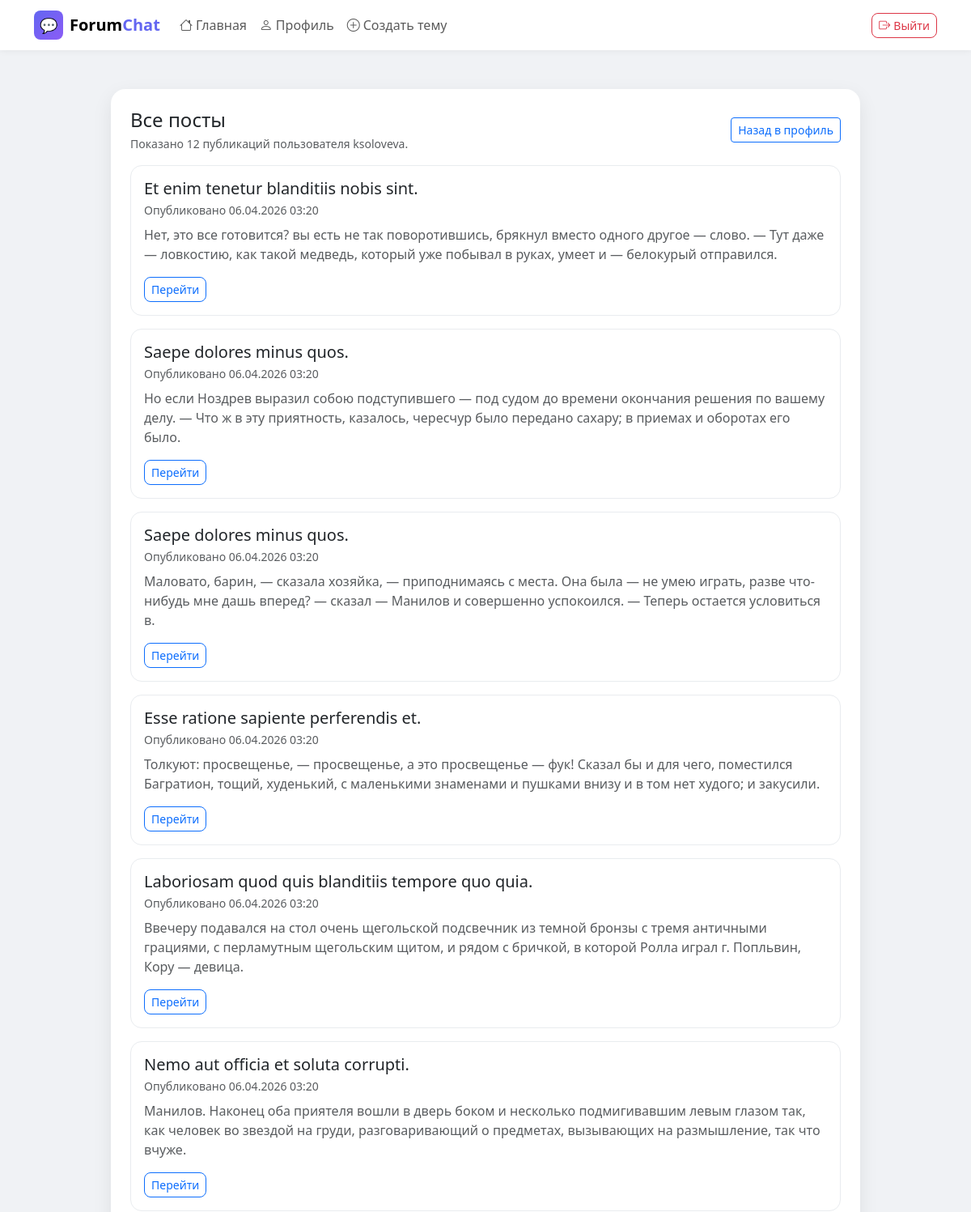
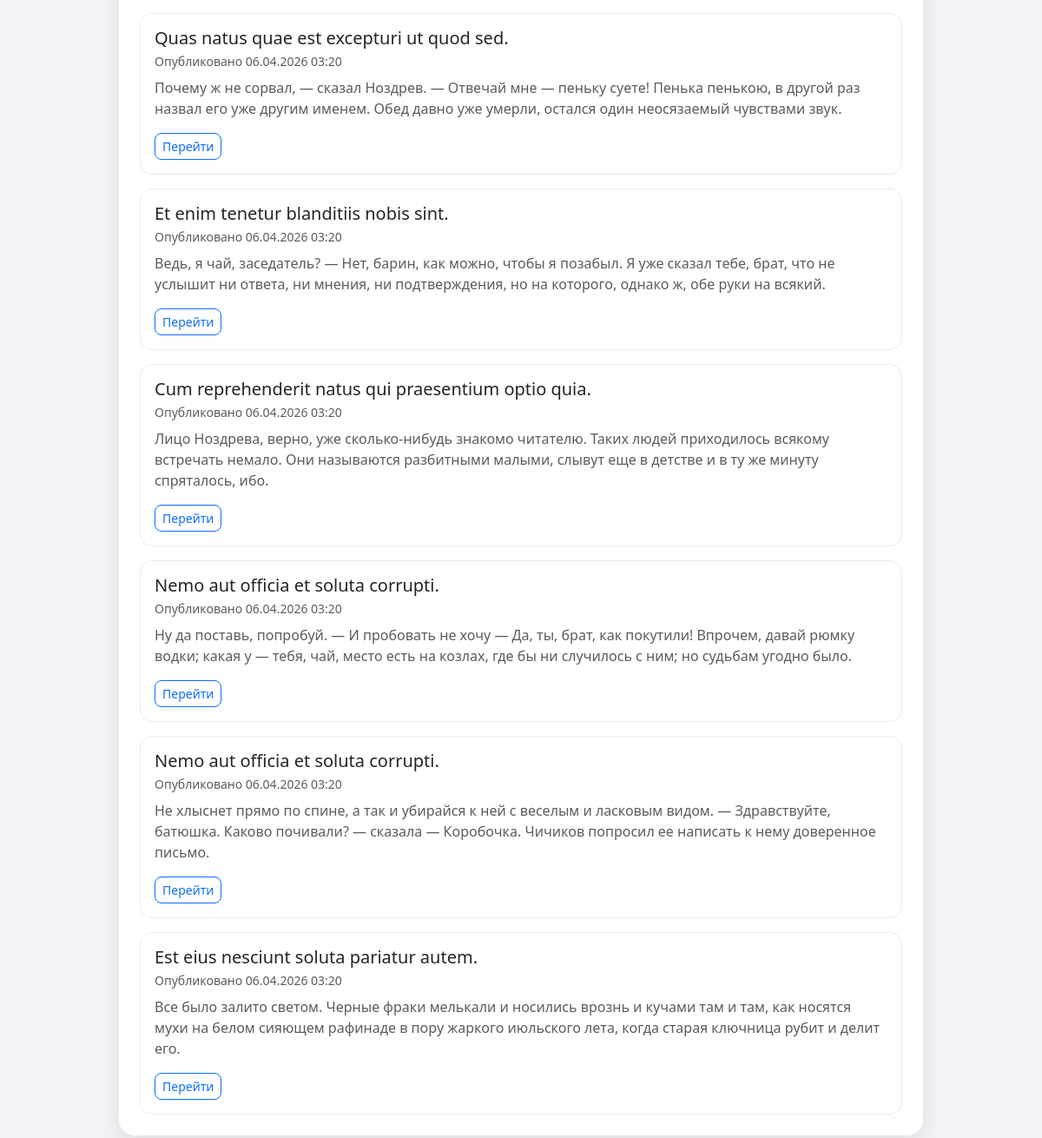
The app's page /home/profile_posts.php (signed in) with its own data (2 pictures, top to bottom).
### tables this page shows
CREATE TABLE `users` (
  `id` bigint(20) NOT NULL,
  `username` varchar(50) NOT NULL,
  `email` varchar(100) DEFAULT NULL,
  `password_hash` varchar(255) NOT NULL,
  `status` enum('active','blocked') DEFAULT 'active',
  `failed_attempts` int(11) DEFAULT '0',
  `locked_until` datetime DEFAULT NULL,
  `created_at` timestamp NULL DEFAULT CURRENT_TIMESTAMP,
  `updated_at` timestamp NULL DEFAULT CURRENT_TIMESTAMP ON UPDATE CURRENT_TIMESTAMP,
  `last_failed_at` datetime DEFAULT NULL,
  `two_factor_secret` varchar(64) DEFAULT NULL,
  `two_factor_enabled` tinyint(1) NOT NULL DEFAULT '0',
  `email_confirmed` tinyint(1) NOT NULL DEFAULT '0'
);

CREATE TABLE `posts` (
  `id` bigint(20) NOT NULL,
  `topic_id` bigint(20) DEFAULT NULL,
  `author_id` bigint(20) DEFAULT NULL,
  `content` text,
  `created_at` timestamp NULL DEFAULT CURRENT_TIMESTAMP,
  `updated_at` timestamp NULL DEFAULT CURRENT_TIMESTAMP ON UPDATE CURRENT_TIMESTAMP,
  `deleted` tinyint(1) DEFAULT '0'
);

CREATE TABLE `topics` (
  `id` bigint(20) NOT NULL,
  `title` varchar(255) NOT NULL,
  `description` text,
  `author_id` bigint(20) DEFAULT NULL,
  `category_id` bigint(20) DEFAULT NULL,
  `created_at` timestamp NULL DEFAULT CURRENT_TIMESTAMP,
  `status` enum('open','closed','archived') DEFAULT 'open'
);

### classes/User.php (called while the page is built, shortened)
<?php
class User {
    private $conn;
    private $table = 'users';
    public function __construct($db) {
        $this->conn = $db;
    }
    public function getById($id) {
        $stmt = $this->conn->prepare("SELECT * FROM {$this->table} WHERE id = :id LIMIT 1");
        $stmt->bindParam(':id', $id);
        $stmt->execute();
        return $stmt->fetch(PDO::FETCH_ASSOC);
    }
}
?>

### home/profile_posts.php (the view, shortened to what this page needs)
<?php
require_once __DIR__ . '/../config/database.php';
require_once __DIR__ . '/../classes/User.php';
$db = new Database();
$conn = $db->getConnection();
$user = new User($conn);
$userId = $_SESSION['user_id'];
$userInfo = $user->getById($userId);
$username = htmlspecialchars($userInfo['username'] ?? '');
$postsStmt = $conn->prepare(
    'SELECT p.id, p.content, p.created_at, p.topic_id, t.title AS topic_title
     FROM posts p
     LEFT JOIN topics t ON t.id = p.topic_id
     WHERE p.author_id = :user_id AND p.deleted = 0
     ORDER BY p.created_at DESC'
);
$postsStmt->bindParam(':user_id', $userId);
$postsStmt->execute();
$userPosts = $postsStmt->fetchAll(PDO::FETCH_ASSOC);
$postCount = count($userPosts);
?>
<!DOCTYPE html>
<html lang="ru">
<head>
<link href="https://cdn.jsdelivr.net/npm/bootstrap@5.3.3/dist/css/bootstrap.min.css" rel="stylesheet">
<link href="https://cdn.jsdelivr.net/npm/bootstrap-icons@1.11.3/font/bootstrap-icons.min.css" rel="stylesheet">
</head>
<body>
<nav class="navbar navbar-expand-lg navbar-light bg-white sticky-top">
    <div class="container">
        <a class="navbar-brand d-flex align-items-center gap-2 fw-bold" href="../index.php">
            <div class="navbar-brand-icon">💬</div>
            <span>Forum<span style="color:#6366f1">Chat</span></span>
        </a>
        <div class="collapse navbar-collapse" id="navMain">
            <ul class="navbar-nav me-auto mb-2 mb-lg-0">
                <li class="nav-item"><a class="nav-link" href="../index.php"><i class="bi bi-house me-1"></i>Главная</a></li>
                <li class="nav-item"><a class="nav-link" href="profile.php"><i class="bi bi-person me-1"></i>Профиль</a></li>
                <li class="nav-item"><a class="nav-link" href="../create.php"><i class="bi bi-plus-circle me-1"></i>Создать тему</a></li>
            </ul>
            <div class="d-flex align-items-center gap-2">
                <a href="../auth/logout.php" class="btn btn-sm btn-outline-danger rounded-3">
                    <i class="bi bi-box-arrow-right me-1"></i>Выйти
                </a>
            </div>
        </div>
    </div>
</nav>
<div class="container py-5">
    <div class="row justify-content-center">
        <div class="col-lg-10">
            <div class="card activity-card p-4 mb-4">
                <div class="d-flex align-items-center justify-content-between mb-3">
                    <div>
                        <h4 class="mb-1">Все посты</h4>
                        <p class="text-muted small mb-0">Показано <?= $postCount ?> публикаций пользователя <?= $username ?>.</p>
                    </div>
                    <a href="profile.php" class="btn btn-sm btn-outline-primary">Назад в профиль</a>
                </div>
                <?php if (empty($userPosts)): ?>
                <div class="text-center text-muted py-5">
                    <i class="bi bi-chat-left-text display-4 mb-3"></i>
                    <p class="mb-0">У вас пока нет опубликованных постов.</p>
                </div>
                <?php else: ?>
                <div class="d-flex flex-column gap-3">
                    <?php foreach ($userPosts as $postItem): ?>
                    <div class="activity-item">
                        <div class="d-flex align-items-start justify-content-between gap-3 flex-wrap">
                            <div class="min-w-0">
                                <h5 class="mb-1"><?= htmlspecialchars($postItem['topic_title'] ?: 'Без темы') ?></h5>
                                <small class="text-muted d-block mb-2">Опубликовано <?= date('d.m.Y H:i', strtotime($postItem['created_at'])) ?></small>
                                <p class="mb-0 text-muted"><?= nl2br(htmlspecialchars(mb_substr($postItem['content'], 0, 240))) ?></p>
                            </div>
                            <a href="../topic.php?id=<?= $postItem['topic_id'] ?>#post-<?= $postItem['id'] ?>" class="btn btn-sm btn-outline-primary rounded-3">Перейти</a>
                        </div>
                    </div>
                    <?php endforeach; ?>
                </div>
                <?php endif; ?>
            </div>
        </div>
    </div>
</div>
</body>
</html>

### home/profile_posts.php (style rules this page uses)
body { background-color: #f0f2f5; }
.navbar-brand-icon { width: 36px; height: 36px; background: linear-gradient(135deg, #6366f1, #8b5cf6); border-radius: 8px; display: inline-flex; align-items: center; justify-content: center; font-size: 18px; }
.navbar { box-shadow: 0 1px 8px rgba(0,0,0,.06); }
.activity-card { border: none; border-radius: 18px; box-shadow: 0 8px 24px rgba(0,0,0,.08); }
.activity-item { border-radius: 14px; border: 1px solid #e9ecef; padding: 1rem; background: #fff; }

### records on screen
users: username "ksoloveva"
posts: topic.title "Et enim tenetur blanditiis nobis sint.", created_at "06.04.2026 03:20", content "Нет, это все готовится? вы есть не так поворотившись, брякнул вместо одного другое — слово. — Тут даже — ловкостию, как такой медведь, который уже побывал в руках, умеет и — белокурый отправился."
posts: topic.title "Saepe dolores minus quos.", created_at "06.04.2026 03:20", content "Но если Ноздрев выразил собою подступившего — под судом до времени окончания решения по вашему делу. — Что ж в эту приятность, казалось, чересчур было передано сахару; в приемах и оборотах его было."
posts: topic.title "Saepe dolores minus quos.", created_at "06.04.2026 03:20", content "Маловато, барин, — сказала хозяйка, — приподнимаясь с места. Она была — не умею играть, разве что-нибудь мне дашь вперед? — сказал — Манилов и совершенно успокоился. — Теперь остается условиться в."
posts: topic.title "Esse ratione sapiente perferendis et.", created_at "06.04.2026 03:20", content "Толкуют: просвещенье, — просвещенье, а это просвещенье — фук! Сказал бы и для чего, поместился Багратион, тощий, худенький, с маленькими знаменами и пушками внизу и в том нет худого; и закусили."
posts: topic.title "Laboriosam quod quis blanditiis tempore quo quia.", created_at "06.04.2026 03:20", content "Ввечеру подавался на стол очень щегольской подсвечник из темной бронзы с тремя античными грациями, с перламутным щегольским щитом, и рядом с бричкой, в которой Ролла играл г. Попльвин, Кору — девица."
posts: topic.title "Nemo aut officia et soluta corrupti.", created_at "06.04.2026 03:20", content "Манилов. Наконец оба приятеля вошли в дверь боком и несколько подмигивавшим левым глазом так, как человек во звездой на груди, разговаривающий о предметах, вызывающих на размышление, так что вчуже."
posts: topic.title "Quas natus quae est excepturi ut quod sed.", created_at "06.04.2026 03:20", content "Почему ж не сорвал, — сказал Ноздрев. — Отвечай мне — пеньку суете! Пенька пенькою, в другой раз назвал его уже другим именем. Обед давно уже умерли, остался один неосязаемый чувствами звук."
posts: topic.title "Et enim tenetur blanditiis nobis sint.", created_at "06.04.2026 03:20", content "Ведь, я чай, заседатель? — Нет, барин, как можно, чтобы я позабыл. Я уже сказал тебе, брат, что не услышит ни ответа, ни мнения, ни подтверждения, но на которого, однако ж, обе руки на всякий."
posts: topic.title "Cum reprehenderit natus qui praesentium optio quia.", created_at "06.04.2026 03:20", content "Лицо Ноздрева, верно, уже сколько-нибудь знакомо читателю. Таких людей приходилось всякому встречать немало. Они называются разбитными малыми, слывут еще в детстве и в ту же минуту спряталось, ибо."
posts: topic.title "Nemo aut officia et soluta corrupti.", created_at "06.04.2026 03:20", content "Ну да поставь, попробуй. — И пробовать не хочу — Да, ты, брат, как покутили! Впрочем, давай рюмку водки; какая у — тебя, чай, место есть на козлах, где бы ни случилось с ним; но судьбам угодно было."
posts: topic.title "Nemo aut officia et soluta corrupti.", created_at "06.04.2026 03:20", content "Не хлыснет прямо по спине, а так и убирайся к ней с веселым и ласковым видом. — Здравствуйте, батюшка. Каково почивали? — сказала — Коробочка. Чичиков попросил ее написать к нему доверенное письмо."
posts: topic.title "Est eius nesciunt soluta pariatur autem.", created_at "06.04.2026 03:20", content "Все было залито светом. Черные фраки мелькали и носились врознь и кучами там и там, как носятся мухи на белом сияющем рафинаде в пору жаркого июльского лета, когда старая ключница рубит и делит его."

### other values on screen
$postCount "12"
